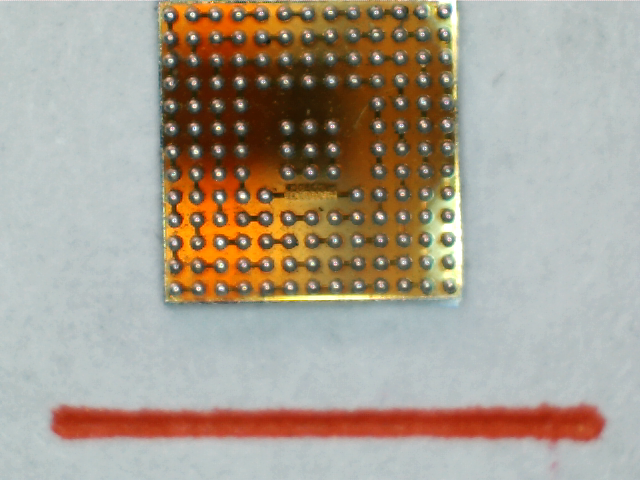
#> input picture 0_BallShear/img/package6.png, 640 x 480 px
$ python hsvcontrol.py
#> lines starting #> are read from the running program, lines starting #| are printed output that depends on the picture; after the words box and inside, x2 and y2 are one past the last pixel; in counts of white or black regions, pixels touching at a corner belong together
# -*- coding: cp1252 -*-
import cv2
import numpy as np
import time


def nothing(x):
    pass

# Create a black image, a window
img = cv2.imread('../img/package6.png')
#> img is the input picture: shape (480, 640, 3); mean B, G, R 144, 158.5, 168.9
cv2.namedWindow('image')

# create trackbars for color change
cv2.createTrackbar('H_low','image',0,180,nothing)
#> slider 'H_low' is set to 36
cv2.createTrackbar('S_low','image',0,255,nothing)
#> slider 'S_low' is set to 51
cv2.createTrackbar('V_low','image',0,255,nothing)
#> slider 'V_low' is set to 51

cv2.createTrackbar('H_high','image',0,180,nothing)
#> slider 'H_high' is set to 180
cv2.createTrackbar('S_high','image',0,255,nothing)
#> slider 'S_high' is set to 255
cv2.createTrackbar('V_high','image',0,255,nothing)
#> slider 'V_high' is set to 255

date_string=time.strftime("%Y%m%d_%H%M.png")
# Convert BGR to HSV
hsv = cv2.cvtColor(img, cv2.COLOR_BGR2HSV)
#> hsv: shape (480, 640, 3); mean H, S, V 63.9, 66.9, 176.1
while(1):
    cv2.imshow('image',img)
    k = cv2.waitKey(1) & 0xFF
#> (key Esc is pressed here)


    # get current positions of four trackbars
    h_low = cv2.getTrackbarPos('H_low','image')
    s_low = cv2.getTrackbarPos('S_low','image')
    v_low = cv2.getTrackbarPos('V_low','image')

    h_high = cv2.getTrackbarPos('H_high','image')
    s_high = cv2.getTrackbarPos('S_high','image')
    v_high = cv2.getTrackbarPos('V_high','image')


    lower = np.array([h_low,s_low,v_low])
    upper = np.array([h_high,s_high,v_high])

    # Threshold the HSV image to get only blue colors
    mask = cv2.inRange(hsv, lower, upper)
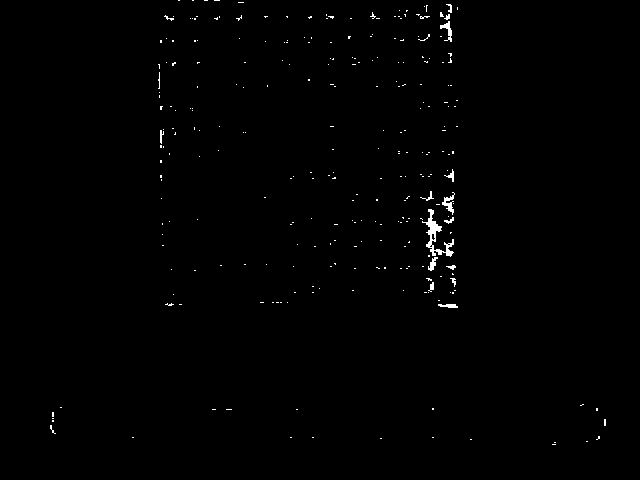
#> mask: shape (480, 640); 0.59% white in thin lines or dots, all inside (x1, y1, x2, y2) = (50, 0, 606, 445)

    # Bitwise-AND mask and original image
    res = cv2.bitwise_and(img,img, mask= mask)

    cv2.imshow('img',img)
    cv2.imshow('mask',mask)
    cv2.imshow('res',res)

    if k == 27:
        file = date_string
        cv2.imwrite(file,res)
        break

cv2.destroyAllWindows()

$ run again, with 0_BallShear/img/package2.png copied over 0_BallShear/img/package6.png
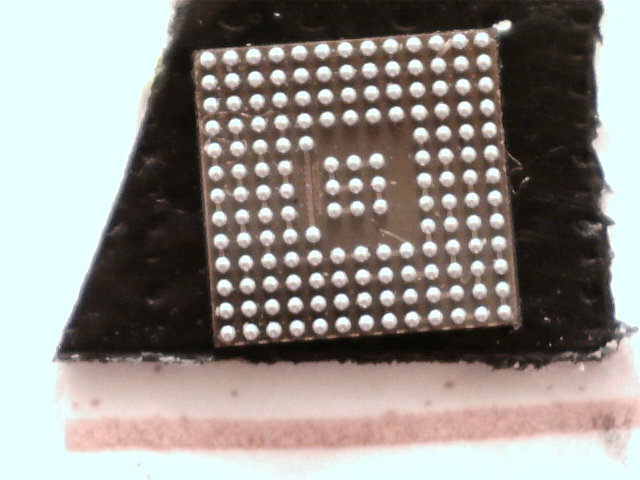
#> input picture 0_BallShear/img/package2.png, 640 x 480 px
#> img is the input picture: shape (480, 640, 3); mean B, G, R 137.7, 142.7, 147.4
#> hsv: shape (480, 640, 3); mean H, S, V 39, 52.2, 153.7
#> `mask = cv2.inRange(hsv, lower, upper)`:
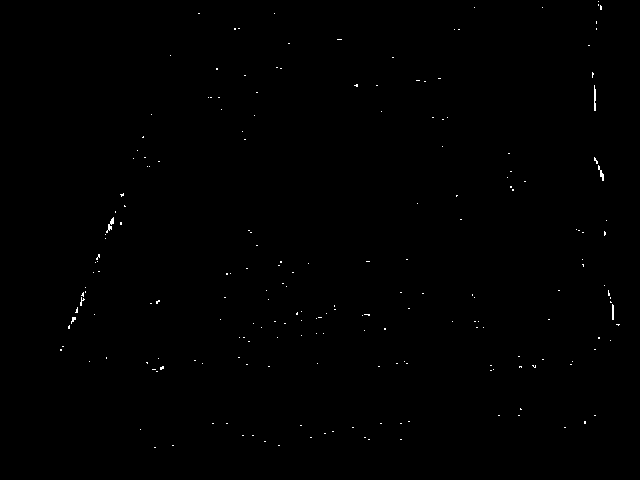
#> mask: shape (480, 640); 0.23% white in thin lines or dots, all inside (x1, y1, x2, y2) = (60, 1, 620, 448)

$ run again, with 0_BallShear/img/package3.png copied over 0_BallShear/img/package6.png
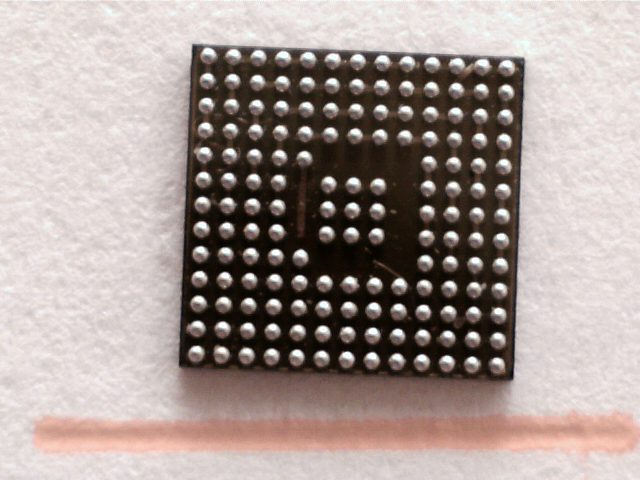
#> input picture 0_BallShear/img/package3.png, 640 x 480 px
#> img is the input picture: shape (480, 640, 3); mean B, G, R 149.9, 154.6, 167.4
#> hsv: shape (480, 640, 3); mean H, S, V 23.8, 51.1, 167.6
#> `mask = cv2.inRange(hsv, lower, upper)`:
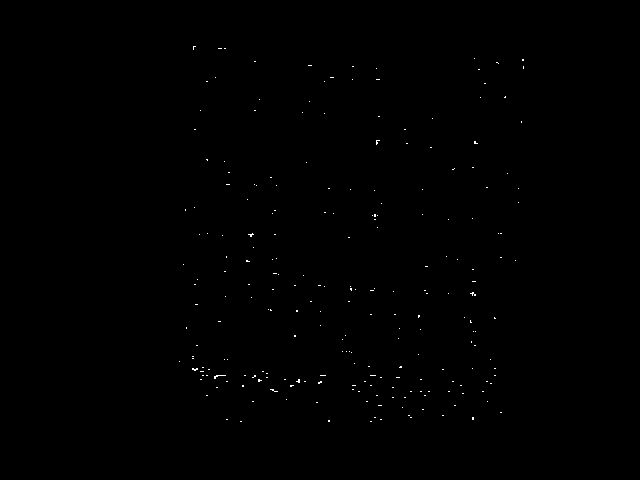
#> mask: shape (480, 640); 0.18% white in thin lines or dots, all inside (x1, y1, x2, y2) = (179, 46, 524, 422)

$ run again, with 0_BallShear/img/package4.png copied over 0_BallShear/img/package6.png
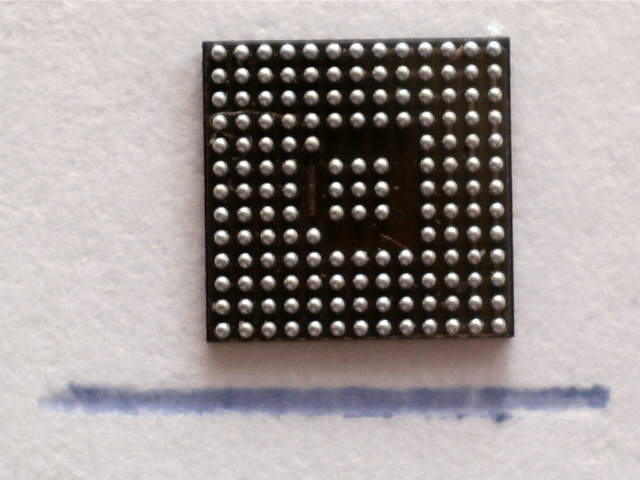
#> input picture 0_BallShear/img/package4.png, 640 x 480 px
#> img is the input picture: shape (480, 640, 3); mean B, G, R 150.7, 153, 160.6
#> hsv: shape (480, 640, 3); mean H, S, V 34.3, 43.6, 162
#> `mask = cv2.inRange(hsv, lower, upper)`:
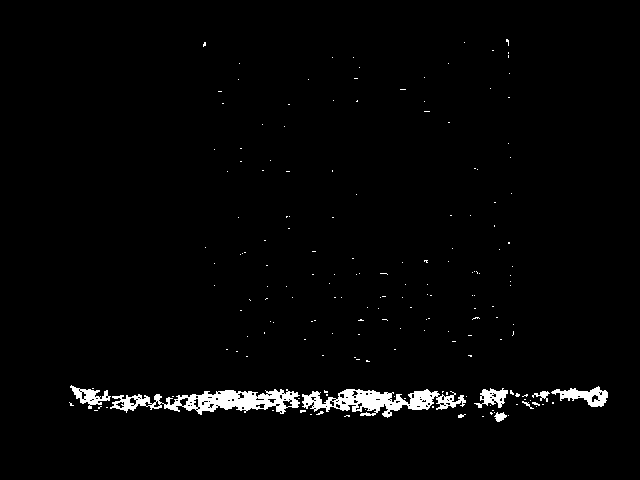
#> mask: shape (480, 640); 2.1% white; 182 white regions (173 under 20 px), largest, box (x1, y1, x2, y2) and area: (110, 389, 300, 415) 2348, (302, 389, 466, 418) 2190, (551, 386, 608, 407) 559
#> `res = cv2.bitwise_and(img,img, mask= mask)`:
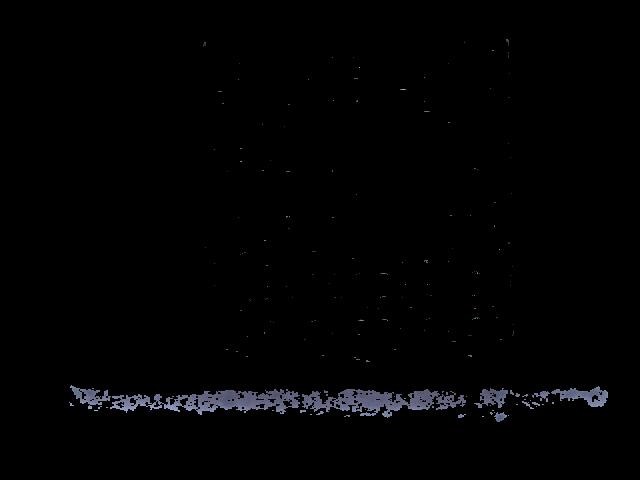
#> res: shape (480, 640, 3); mean B, G, R 2.9, 2.3, 2.3
